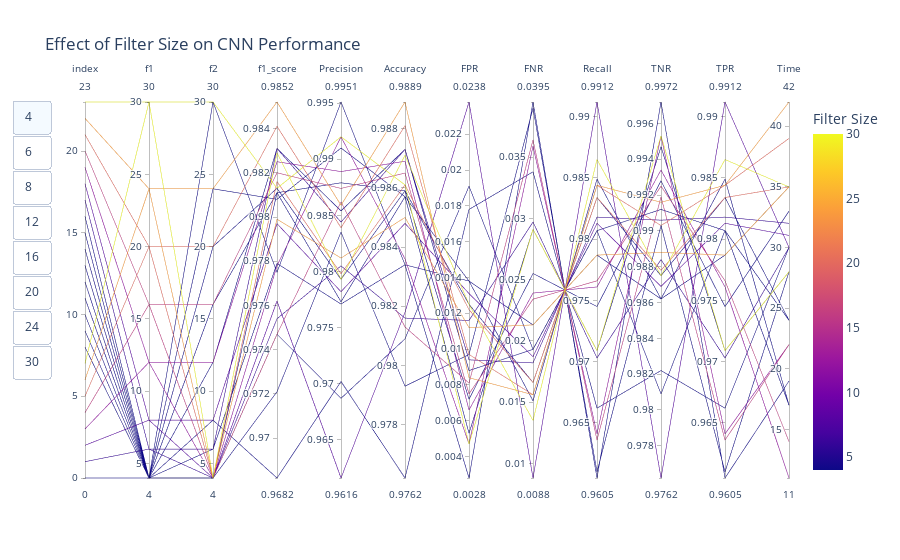

Here is the notebook cell this chart was saved with:
### Code cell
import plotly.express as px

fig = px.parallel_coordinates(forviz, color=forviz['f1'], title='Effect of Filter Size on CNN Performance')

fig.update_layout(
    xaxis=dict(title='Metric'),
    yaxis=dict(title='Value'),
    coloraxis=dict(colorbar=dict(title='Filter Size')),
    legend=dict(title='Filter Size')
)

buttons = []

for value in forviz['f1'].unique():
    visible = [True if x == value else False for x in forviz['f1']]
    button = dict(label=str(value),
                  method='update',
                  args=[{'visible': visible},
                        {'title': 'Effect of Filter Size on CNN Performance (Filter: {})'.format(value)}])
    buttons.append(button)

fig.update_layout(updatemenus=[dict(type='buttons',
                                    showactive=True,
                                    buttons=buttons)])
fig.show()

### Figure 1 — Plotly figure (JSON) as saved in the notebook; plotly's stock layout.template omitted (floating-point values rounded to 4 significant figures)
{"data": [{"dimensions": [{"label": "index", "values": [0, 1, 2, 3, 4, 5, 6, 7, 8, 9, 10, 11, 12, 13, 14, 15, 16, 17, 18, 19, 20, 21, 22, 23]}, {"label": "f1", "values": [4, 6, 8, 12, 16, 20, 24, 30, 4, 4, 4, 4, 4, 4, 4, 4, 4, 6, 8, 12, 16, 20, 24, 30]}, {"label": "f2", "values": [4, 4, 4, 4, 4, 4, 4, 4, 4, 6, 8, 12, 16, 20, 24, 30, 4, 6, 8, 12, 16, 20, 24, 30]}, {"label": "f1_score", "values": [0.9747, 0.9754, 0.9762, 0.9778, 0.9747, 0.9816, 0.9799, 0.9829, 0.9811, 0.9779, 0.9682, 0.9831, 0.9811, 0.9813, 0.9808, 0.9775, 0.9721, 0.9831, 0.9797, 0.9825, 0.982, 0.9841, 0.9852, 0.9813]}, {"label": "Precision", "values": [0.9687, 0.9805, 0.9616, 0.992, 0.9862, 0.9798, 0.9812, 0.9793, 0.9879, 0.9771, 0.9702, 0.9854, 0.9773, 0.9793, 0.991, 0.9951, 0.9835, 0.9844, 0.9782, 0.9889, 0.9874, 0.9839, 0.9859, 0.992]}, {"label": "Accuracy", "values": [0.9809, 0.9816, 0.9818, 0.9836, 0.9813, 0.9861, 0.985, 0.9871, 0.9859, 0.9834, 0.9762, 0.9873, 0.9857, 0.9859, 0.9857, 0.9834, 0.9793, 0.9873, 0.9848, 0.9869, 0.9865, 0.9881, 0.9889, 0.9861]}, {"label": "FPR", "values": [0.0191, 0.0116, 0.0238, 0.0047, 0.0081, 0.0122, 0.0112, 0.0125, 0.0072, 0.0138, 0.0178, 0.0088, 0.0138, 0.0125, 0.0053, 0.0028, 0.0097, 0.0094, 0.0131, 0.0066, 0.0075, 0.0097, 0.0084, 0.0047]}, {"label": "FNR", "values": [0.0193, 0.0297, 0.0088, 0.0359, 0.0364, 0.0166, 0.0213, 0.0135, 0.0255, 0.0213, 0.0338, 0.0193, 0.0151, 0.0166, 0.0291, 0.0395, 0.039, 0.0182, 0.0187, 0.0239, 0.0234, 0.0156, 0.0156, 0.0291]}, {"label": "Recall", "values": [0.9807, 0.9703, 0.9912, 0.9641, 0.9636, 0.9834, 0.9787, 0.9865, 0.9745, 0.9787, 0.9662, 0.9807, 0.9849, 0.9834, 0.9709, 0.9605, 0.961, 0.9818, 0.9813, 0.9761, 0.9766, 0.9844, 0.9844, 0.9709]}, {"label": "TNR", "values": [0.9809, 0.9884, 0.9762, 0.9953, 0.9919, 0.9878, 0.9888, 0.9875, 0.9928, 0.9862, 0.9822, 0.9912, 0.9862, 0.9875, 0.9947, 0.9972, 0.9903, 0.9906, 0.9869, 0.9934, 0.9925, 0.9903, 0.9916, 0.9953]}, {"label": "TPR", "values": [0.9807, 0.9703, 0.9912, 0.9641, 0.9636, 0.9834, 0.9787, 0.9865, 0.9745, 0.9787, 0.9662, 0.9807, 0.9849, 0.9834, 0.9709, 0.9605, 0.961, 0.9818, 0.9813, 0.9761, 0.9766, 0.9844, 0.9844, 0.9709]}, {"label": "Time", "values": [24, 30, 30, 22, 22, 35, 35, 35, 33, 35, 30, 17, 17, 24, 28, 19, 28, 32, 31, 11, 14, 39, 42, 28]}], "domain": {"x": [0, 1], "y": [0, 1]}, "line": {"color": [4, 6, 8, 12, 16, 20, 24, 30, 4, 4, 4, 4, 4, 4, 4, 4, 4, 6, 8, 12, 16, 20, 24, 30], "coloraxis": "coloraxis"}, "name": "", "type": "parcoords"}], "layout": {"coloraxis": {"colorbar": {"title": {"text": "Filter Size"}}, "colorscale": [[0, "#0d0887"], [0.1111, "#46039f"], [0.2222, "#7201a8"], [0.3333, "#9c179e"], [0.4444, "#bd3786"], [0.5556, "#d8576b"], [0.6667, "#ed7953"], [0.7778, "#fb9f3a"], [0.8889, "#fdca26"], [1, "#f0f921"]]}, "legend": {"title": {"text": "Filter Size"}, "tracegroupgap": 0}, "title": {"text": "Effect of Filter Size on CNN Performance"}, "updatemenus": [{"buttons": [{"args": [{"visible": [true, false, false, false, false, false, false, false, true, true, true, true, true, true, true, true, true, false, false, false, false, false, false, false]}, {"title": "Effect of Filter Size on CNN Performance (Filter: 4)"}], "label": "4", "method": "update"}, {"args": [{"visible": [false, true, false, false, false, false, false, false, false, false, false, false, false, false, false, false, false, true, false, false, false, false, false, false]}, {"title": "Effect of Filter Size on CNN Performance (Filter: 6)"}], "label": "6", "method": "update"}, {"args": [{"visible": [false, false, true, false, false, false, false, false, false, false, false, false, false, false, false, false, false, false, true, false, false, false, false, false]}, {"title": "Effect of Filter Size on CNN Performance (Filter: 8)"}], "label": "8", "method": "update"}, {"args": [{"visible": [false, false, false, true, false, false, false, false, false, false, false, false, false, false, false, false, false, false, false, true, false, false, false, false]}, {"title": "Effect of Filter Size on CNN Performance (Filter: 12)"}], "label": "12", "method": "update"}, {"args": [{"visible": [false, false, false, false, true, false, false, false, false, false, false, false, false, false, false, false, false, false, false, false, true, false, false, false]}, {"title": "Effect of Filter Size on CNN Performance (Filter: 16)"}], "label": "16", "method": "update"}, {"args": [{"visible": [false, false, false, false, false, true, false, false, false, false, false, false, false, false, false, false, false, false, false, false, false, true, false, false]}, {"title": "Effect of Filter Size on CNN Performance (Filter: 20)"}], "label": "20", "method": "update"}, {"args": [{"visible": [false, false, false, false, false, false, true, false, false, false, false, false, false, false, false, false, false, false, false, false, false, false, true, false]}, {"title": "Effect of Filter Size on CNN Performance (Filter: 24)"}], "label": "24", "method": "update"}, {"args": [{"visible": [false, false, false, false, false, false, false, true, false, false, false, false, false, false, false, false, false, false, false, false, false, false, false, true]}, {"title": "Effect of Filter Size on CNN Performance (Filter: 30)"}], "label": "30", "method": "update"}], "showactive": true, "type": "buttons"}], "xaxis": {"title": {"text": "Metric"}}, "yaxis": {"title": {"text": "Value"}}}}
